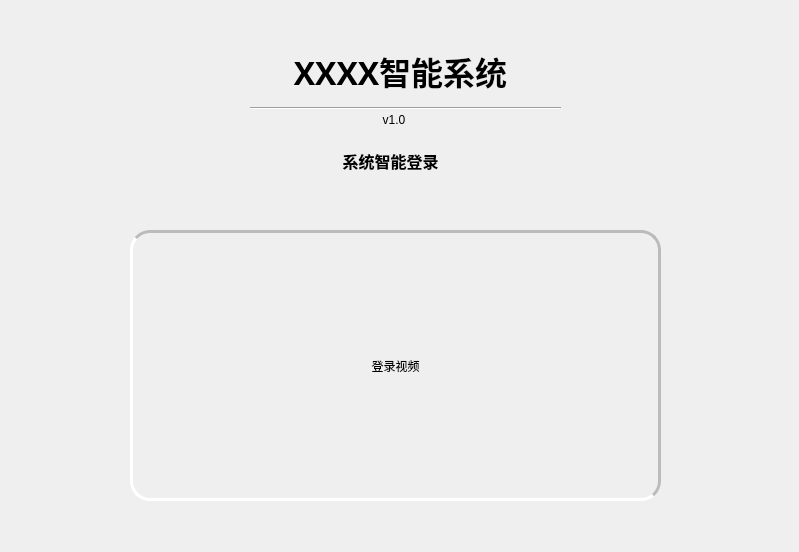
<?xml version="1.0" encoding="UTF-8"?>
<ui version="4.0">
 <class>Login</class>
 <widget class="QDialog" name="Login">
  <property name="geometry">
   <rect>
    <x>0</x>
    <y>0</y>
    <width>799</width>
    <height>552</height>
   </rect>
  </property>
  <property name="windowTitle">
   <string>XXXX智能系统 - 系统智能登录 </string>
  </property>
  <property name="styleSheet">
   <string notr="true">QLabel#lbl_face_video{
	border-top-color:#BBBBBB;
	border-right-color:#BBBBBB;
	border-bottom-color:#FFFFFF;
	border-left-color:#FFFFFF;
	border-style:solid;
	border-width: 3px;
	border-radius:20px;
}</string>
  </property>
  <widget class="QLabel" name="lbl_title">
   <property name="geometry">
    <rect>
     <x>220</x>
     <y>30</y>
     <width>361</width>
     <height>81</height>
    </rect>
   </property>
   <property name="font">
    <font>
     <family>Microsoft YaHei</family>
     <pointsize>24</pointsize>
     <weight>75</weight>
     <bold>true</bold>
    </font>
   </property>
   <property name="text">
    <string>XXXX智能系统</string>
   </property>
   <property name="alignment">
    <set>Qt::AlignCenter</set>
   </property>
  </widget>
  <widget class="QLabel" name="lbl_version">
   <property name="geometry">
    <rect>
     <x>360</x>
     <y>110</y>
     <width>68</width>
     <height>20</height>
    </rect>
   </property>
   <property name="text">
    <string>v1.0</string>
   </property>
   <property name="alignment">
    <set>Qt::AlignCenter</set>
   </property>
  </widget>
  <widget class="QLabel" name="lbl_subtitle">
   <property name="geometry">
    <rect>
     <x>320</x>
     <y>150</y>
     <width>141</width>
     <height>21</height>
    </rect>
   </property>
   <property name="font">
    <font>
     <family>微软雅黑</family>
     <pointsize>12</pointsize>
     <weight>75</weight>
     <bold>true</bold>
    </font>
   </property>
   <property name="text">
    <string>系统智能登录</string>
   </property>
   <property name="alignment">
    <set>Qt::AlignCenter</set>
   </property>
  </widget>
  <widget class="Line" name="line">
   <property name="geometry">
    <rect>
     <x>250</x>
     <y>100</y>
     <width>311</width>
     <height>16</height>
    </rect>
   </property>
   <property name="orientation">
    <enum>Qt::Horizontal</enum>
   </property>
  </widget>
  <widget class="QLabel" name="lbl_face_video">
   <property name="geometry">
    <rect>
     <x>130</x>
     <y>230</y>
     <width>531</width>
     <height>271</height>
    </rect>
   </property>
   <property name="frameShape">
    <enum>QFrame::Panel</enum>
   </property>
   <property name="frameShadow">
    <enum>QFrame::Raised</enum>
   </property>
   <property name="text">
    <string>登录视频</string>
   </property>
   <property name="alignment">
    <set>Qt::AlignCenter</set>
   </property>
  </widget>
 </widget>
 <resources/>
 <connections/>
</ui>
